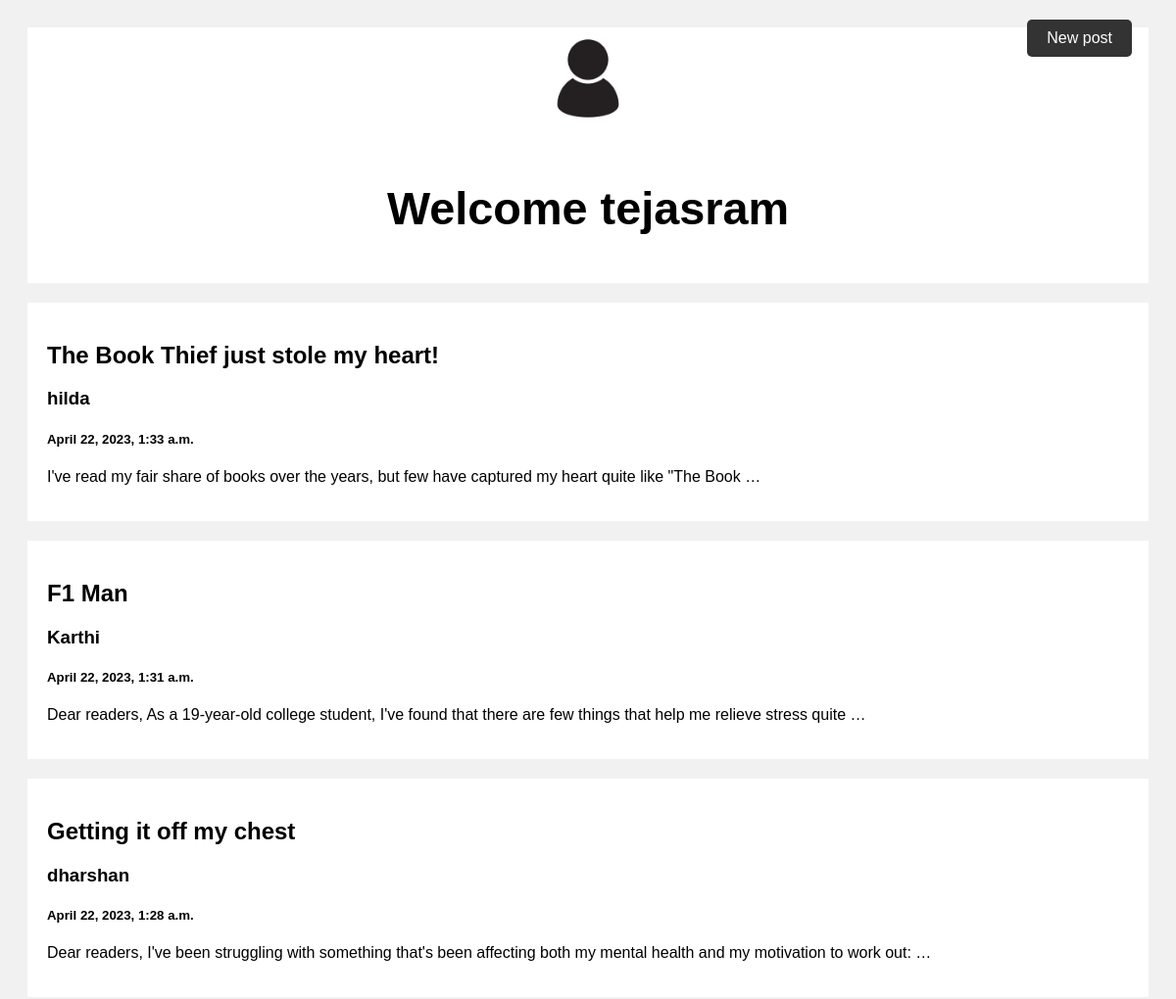
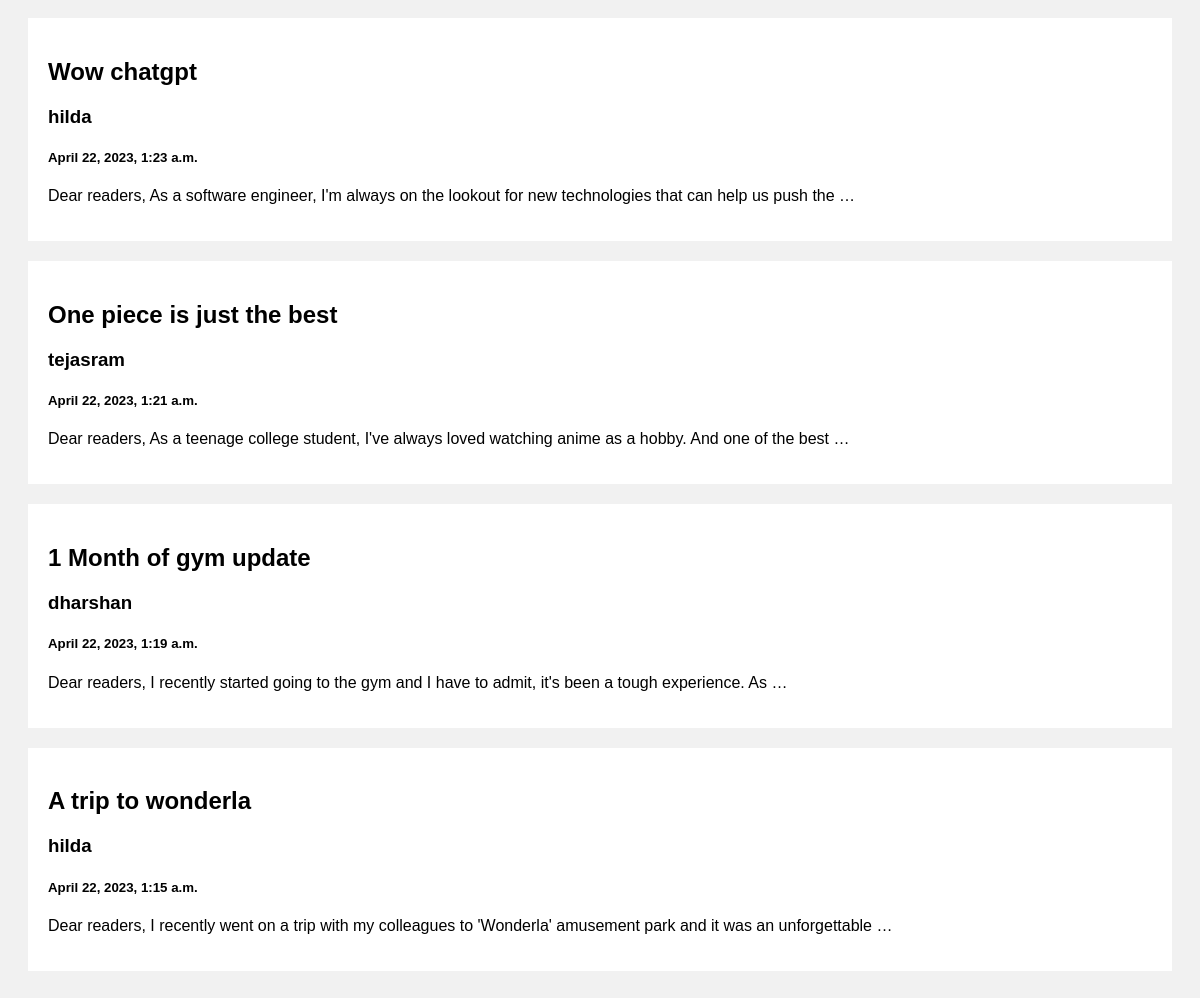
Screenshot of / (signed in) with the database file from the repository (2 pictures, top to bottom).
### posts/models.py (models this page shows)
class Post(models.Model):
    title = models.CharField(max_length=100)
    content = models.CharField(max_length=10000)
    post_time = models.DateTimeField(default= datetime.now, blank = True)
    author = models.ForeignKey(User, on_delete=models.CASCADE, blank=True)

### posts/views.py (the view)
# urls.py: path('',views.index,name='index'),
def index(request):
    posts = Post.objects.all()
    return render(request, 'index.html', {'posts': posts})

### templates/index.html (shortened to what this page needs)
<!DOCTYPE html>
<html>
<head>
{% load static %}
</head>
<body>
{% if user.is_authenticated %}
<div class="new">
  <a href="new">New post</a>
</div>
{% endif %}
<div class="header">
  <div class="dropdown">
    <img class = "profile" src="{% static 'images/aaaaaaaa.jpg' %}" align="right">
  </div>
  {% if user.is_authenticated %}
  <h3>Welcome {{user.username}}</h3>
  {% else %}
  <h3>Welcome Guest</h3>
{% endif %}
</div>
<div class="row">
  <div class="leftcolumn">
    {% for post in posts reversed %}
    <div class="card">
      <a href="/post/{{post.id}}" style="text-decoration: none; color: black" action = 'post'>
        <h2>{{post.title}}</h2>
        <a href="profile/{{post.author.username}}" style="text-decoration: none; color: black;"><h3>{{post.author.username}}</h3></a>
        <h5>{{post.post_time}}</h5>
        <p>{{post.content|truncatewords:20}}</p>
      </a>
    </div>
    {% endfor %}
  </div>
</div>
</body>
</html>

### templates/index.html (style rules this page uses)
* { box-sizing: border-box; }
body { font-family: Arial; padding: 20px; background: #f1f1f1; }
.profile { width: 100px; border-radius: 50px; }
.header { padding: 2px; font-size: 40px; text-align: center; background: white; }
.leftcolumn { float: left; width: 100%; }
.card { background-color: white; padding: 20px; margin-top: 20px; }
.row:after { content: ""; display: table; clear: both; }
.profile { width: 100px; position: right; }
.dropdown { position: relative; display:inline-block; }
.new { position: absolute; top: 20px; right: 45px; }
.new a { display: inline-block; padding: 10px 20px; background-color: #333; color: #fff; text-decoration: none; border-radius: 5px; transition: background-color 0.3s, color 0.3s; }

### rows the page displays
Post: title "The Book Thief just stole my heart!", author.username "hilda", post_time "April 22, 2023, 1:33 a.m.", content "I've read my fair share of books over the years, but few have captured my heart quite like \"The Book …"
Post: title "F1 Man", author.username "Karthi", post_time "April 22, 2023, 1:31 a.m.", content "Dear readers, As a 19-year-old college student, I've found that there are few things that help me relieve stress quite …"
Post: title "Getting it off my chest", author.username "dharshan", post_time "April 22, 2023, 1:28 a.m.", content "Dear readers, I've been struggling with something that's been affecting both my mental health and my motivation to work out: …"
Post: title "Wow chatgpt", author.username "hilda", post_time "April 22, 2023, 1:23 a.m.", content "Dear readers, As a software engineer, I'm always on the lookout for new technologies that can help us push the …"
Post: title "One piece is just the best", author.username "tejasram", post_time "April 22, 2023, 1:21 a.m.", content "Dear readers, As a teenage college student, I've always loved watching anime as a hobby. And one of the best …"
Post: title "1 Month of gym update", author.username "dharshan", post_time "April 22, 2023, 1:19 a.m.", content "Dear readers, I recently started going to the gym and I have to admit, it's been a tough experience. As …"
Post: title "A trip to wonderla", author.username "hilda", post_time "April 22, 2023, 1:15 a.m.", content "Dear readers, I recently went on a trip with my colleagues to 'Wonderla' amusement park and it was an unforgettable …"

### other values shown
{{ user.username }} "tejasram"
